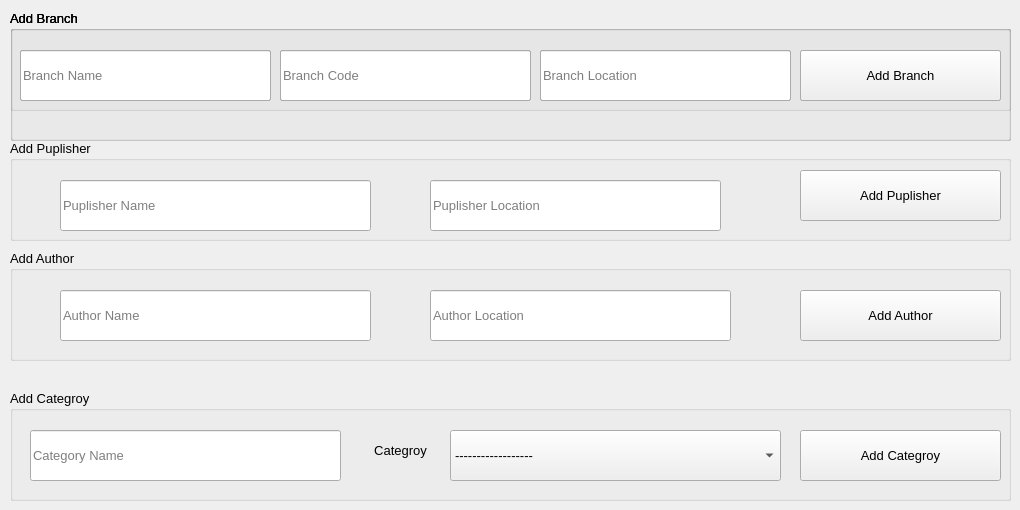
      <widget class="QWidget" name="tab_28">
       <attribute name="title">
        <string>Add data</string>
       </attribute>
       <widget class="QGroupBox" name="groupBox">
        <property name="geometry">
         <rect>
          <x>10</x>
          <y>10</y>
          <width>1001</width>
          <height>131</height>
         </rect>
        </property>
        <property name="font">
         <font>
          <pointsize>10</pointsize>
         </font>
        </property>
        <property name="title">
         <string>Add Branch </string>
        </property>
        <widget class="QLineEdit" name="lineEdit_31">
         <property name="geometry">
          <rect>
           <x>10</x>
           <y>40</y>
           <width>251</width>
           <height>51</height>
          </rect>
         </property>
         <property name="font">
          <font>
           <pointsize>10</pointsize>
          </font>
         </property>
         <property name="placeholderText">
          <string>Branch Name</string>
         </property>
        </widget>
        <widget class="QLineEdit" name="lineEdit_32">
         <property name="geometry">
          <rect>
           <x>270</x>
           <y>40</y>
           <width>251</width>
           <height>51</height>
          </rect>
         </property>
         <property name="font">
          <font>
           <pointsize>10</pointsize>
          </font>
         </property>
         <property name="placeholderText">
          <string>Branch Code</string>
         </property>
        </widget>
        <widget class="QLineEdit" name="lineEdit_33">
         <property name="geometry">
          <rect>
           <x>530</x>
           <y>40</y>
           <width>251</width>
           <height>51</height>
          </rect>
         </property>
         <property name="font">
          <font>
           <pointsize>10</pointsize>
          </font>
         </property>
         <property name="placeholderText">
          <string>Branch Location</string>
         </property>
        </widget>
        <widget class="QPushButton" name="pushButton_25">
         <property name="geometry">
          <rect>
           <x>790</x>
           <y>40</y>
           <width>201</width>
           <height>51</height>
          </rect>
         </property>
         <property name="text">
          <string>Add Branch</string>
         </property>
         <property name="icon">
          <iconset>
           <normaloff>:/icons/add.png</normaloff>:/icons/add.png</iconset>
         </property>
        </widget>
        <widget class="QGroupBox" name="groupBox_2">
         <property name="geometry">
          <rect>
           <x>0</x>
           <y>0</y>
           <width>1001</width>
           <height>131</height>
          </rect>
         </property>
         <property name="font">
          <font>
           <pointsize>10</pointsize>
          </font>
         </property>
         <property name="title">
          <string>Add Branch </string>
         </property>
         <widget class="QLineEdit" name="lineEdit_34">
          <property name="geometry">
           <rect>
            <x>10</x>
            <y>40</y>
            <width>251</width>
            <height>51</height>
           </rect>
          </property>
          <property name="font">
           <font>
            <pointsize>10</pointsize>
           </font>
          </property>
          <property name="placeholderText">
           <string>Branch Name</string>
          </property>
         </widget>
         <widget class="QLineEdit" name="lineEdit_35">
          <property name="geometry">
           <rect>
            <x>270</x>
            <y>40</y>
            <width>251</width>
            <height>51</height>
           </rect>
          </property>
          <property name="font">
           <font>
            <pointsize>10</pointsize>
           </font>
          </property>
          <property name="placeholderText">
           <string>Branch Code</string>
          </property>
         </widget>
         <widget class="QLineEdit" name="lineEdit_36">
          <property name="geometry">
           <rect>
            <x>530</x>
            <y>40</y>
            <width>251</width>
            <height>51</height>
           </rect>
          </property>
          <property name="font">
           <font>
            <pointsize>10</pointsize>
           </font>
          </property>
          <property name="placeholderText">
           <string>Branch Location</string>
          </property>
         </widget>
         <widget class="QPushButton" name="pushButton_26">
          <property name="geometry">
           <rect>
            <x>790</x>
            <y>40</y>
            <width>201</width>
            <height>51</height>
           </rect>
          </property>
          <property name="text">
           <string>Add Branch</string>
          </property>
          <property name="icon">
           <iconset>
            <normaloff>:/icons/add.png</normaloff>:/icons/add.png</iconset>
          </property>
         </widget>
         <widget class="QGroupBox" name="groupBox_3">
          <property name="geometry">
           <rect>
            <x>0</x>
            <y>0</y>
            <width>1001</width>
            <height>101</height>
           </rect>
          </property>
          <property name="font">
           <font>
            <pointsize>10</pointsize>
           </font>
          </property>
          <property name="title">
           <string>Add Branch </string>
          </property>
          <widget class="QLineEdit" name="lineEdit_37">
           <property name="geometry">
            <rect>
             <x>10</x>
             <y>40</y>
             <width>251</width>
             <height>51</height>
            </rect>
           </property>
           <property name="font">
            <font>
             <pointsize>10</pointsize>
            </font>
           </property>
           <property name="placeholderText">
            <string>Branch Name</string>
           </property>
          </widget>
          <widget class="QLineEdit" name="lineEdit_38">
           <property name="geometry">
            <rect>
             <x>270</x>
             <y>40</y>
             <width>251</width>
             <height>51</height>
            </rect>
           </property>
           <property name="font">
            <font>
             <pointsize>10</pointsize>
            </font>
           </property>
           <property name="placeholderText">
            <string>Branch Code</string>
           </property>
          </widget>
          <widget class="QLineEdit" name="lineEdit_39">
           <property name="geometry">
            <rect>
             <x>530</x>
             <y>40</y>
             <width>251</width>
             <height>51</height>
            </rect>
           </property>
           <property name="font">
            <font>
             <pointsize>10</pointsize>
            </font>
           </property>
           <property name="placeholderText">
            <string>Branch Location</string>
           </property>
          </widget>
          <widget class="QPushButton" name="pushButton_27">
           <property name="enabled">
            <bool>true</bool>
           </property>
           <property name="geometry">
            <rect>
             <x>790</x>
             <y>40</y>
             <width>201</width>
             <height>51</height>
            </rect>
           </property>
           <property name="text">
            <string>Add Branch</string>
           </property>
           <property name="icon">
            <iconset>
             <normaloff>:/icons/add.png</normaloff>:/icons/add.png</iconset>
           </property>
          </widget>
         </widget>
        </widget>
       </widget>
       <widget class="QGroupBox" name="groupBox_4">
        <property name="geometry">
         <rect>
          <x>10</x>
          <y>140</y>
          <width>1001</width>
          <height>101</height>
         </rect>
        </property>
        <property name="font">
         <font>
          <pointsize>10</pointsize>
         </font>
        </property>
        <property name="title">
         <string>Add Puplisher</string>
        </property>
        <widget class="QLineEdit" name="lineEdit_40">
         <property name="geometry">
          <rect>
           <x>50</x>
           <y>40</y>
           <width>311</width>
           <height>51</height>
          </rect>
         </property>
         <property name="font">
          <font>
           <pointsize>10</pointsize>
          </font>
         </property>
         <property name="placeholderText">
          <string>Puplisher Name</string>
         </property>
        </widget>
        <widget class="QLineEdit" name="lineEdit_41">
         <property name="geometry">
          <rect>
           <x>420</x>
           <y>40</y>
           <width>291</width>
           <height>51</height>
          </rect>
         </property>
         <property name="font">
          <font>
           <pointsize>10</pointsize>
          </font>
         </property>
         <property name="placeholderText">
          <string>Puplisher Location</string>
         </property>
        </widget>
        <widget class="QPushButton" name="pushButton_28">
         <property name="enabled">
          <bool>true</bool>
         </property>
         <property name="geometry">
          <rect>
           <x>790</x>
           <y>30</y>
           <width>201</width>
           <height>51</height>
          </rect>
         </property>
         <property name="text">
          <string>Add Puplisher</string>
         </property>
         <property name="icon">
          <iconset>
           <normaloff>:/icons/add.png</normaloff>:/icons/add.png</iconset>
         </property>
        </widget>
       </widget>
       <widget class="QGroupBox" name="groupBox_5">
        <property name="geometry">
         <rect>
          <x>10</x>
          <y>250</y>
          <width>1001</width>
          <height>111</height>
         </rect>
        </property>
        <property name="font">
         <font>
          <pointsize>10</pointsize>
         </font>
        </property>
        <property name="title">
         <string>Add Author</string>
        </property>
        <widget class="QLineEdit" name="lineEdit_43">
         <property name="geometry">
          <rect>
           <x>50</x>
           <y>40</y>
           <width>311</width>
           <height>51</height>
          </rect>
         </property>
         <property name="font">
          <font>
           <pointsize>10</pointsize>
          </font>
         </property>
         <property name="placeholderText">
          <string>Author Name</string>
         </property>
        </widget>
        <widget class="QLineEdit" name="lineEdit_44">
         <property name="geometry">
          <rect>
           <x>420</x>
           <y>40</y>
           <width>301</width>
           <height>51</height>
          </rect>
         </property>
         <property name="font">
          <font>
           <pointsize>10</pointsize>
          </font>
         </property>
         <property name="placeholderText">
          <string>Author Location</string>
         </property>
        </widget>
        <widget class="QPushButton" name="pushButton_29">
         <property name="enabled">
          <bool>true</bool>
         </property>
         <property name="geometry">
          <rect>
           <x>790</x>
           <y>40</y>
           <width>201</width>
           <height>51</height>
          </rect>
         </property>
         <property name="text">
          <string>Add Author</string>
         </property>
         <property name="icon">
          <iconset>
           <normaloff>:/icons/add.png</normaloff>:/icons/add.png</iconset>
         </property>
        </widget>
       </widget>
       <widget class="QGroupBox" name="groupBox_6">
        <property name="geometry">
         <rect>
          <x>10</x>
          <y>390</y>
          <width>1001</width>
          <height>111</height>
         </rect>
        </property>
        <property name="font">
         <font>
          <pointsize>10</pointsize>
         </font>
        </property>
        <property name="title">
         <string>Add Categroy</string>
        </property>
        <widget class="QLineEdit" name="lineEdit_49">
         <property name="geometry">
          <rect>
           <x>20</x>
           <y>40</y>
           <width>311</width>
           <height>51</height>
          </rect>
         </property>
         <property name="font">
          <font>
           <pointsize>10</pointsize>
          </font>
         </property>
         <property name="placeholderText">
          <string>Category Name</string>
         </property>
        </widget>
        <widget class="QPushButton" name="pushButton_32">
         <property name="enabled">
          <bool>true</bool>
         </property>
         <property name="geometry">
          <rect>
           <x>790</x>
           <y>40</y>
           <width>201</width>
           <height>51</height>
          </rect>
         </property>
         <property name="text">
          <string>Add Categroy</string>
         </property>
         <property name="icon">
          <iconset>
           <normaloff>:/icons/add.png</normaloff>:/icons/add.png</iconset>
         </property>
        </widget>
        <widget class="QComboBox" name="comboBox_21">
         <property name="geometry">
          <rect>
           <x>440</x>
           <y>40</y>
           <width>331</width>
           <height>51</height>
          </rect>
         </property>
         <item>
          <property name="text">
           <string>------------------</string>
          </property>
         </item>
        </widget>
        <widget class="QLabel" name="label_36">
         <property name="geometry">
          <rect>
           <x>350</x>
           <y>40</y>
           <width>81</width>
           <height>41</height>
          </rect>
         </property>
         <property name="text">
          <string>Categroy</string>
         </property>
         <property name="alignment">
          <set>Qt::AlignCenter</set>
         </property>
        </widget>
       </widget>
      </widget>
